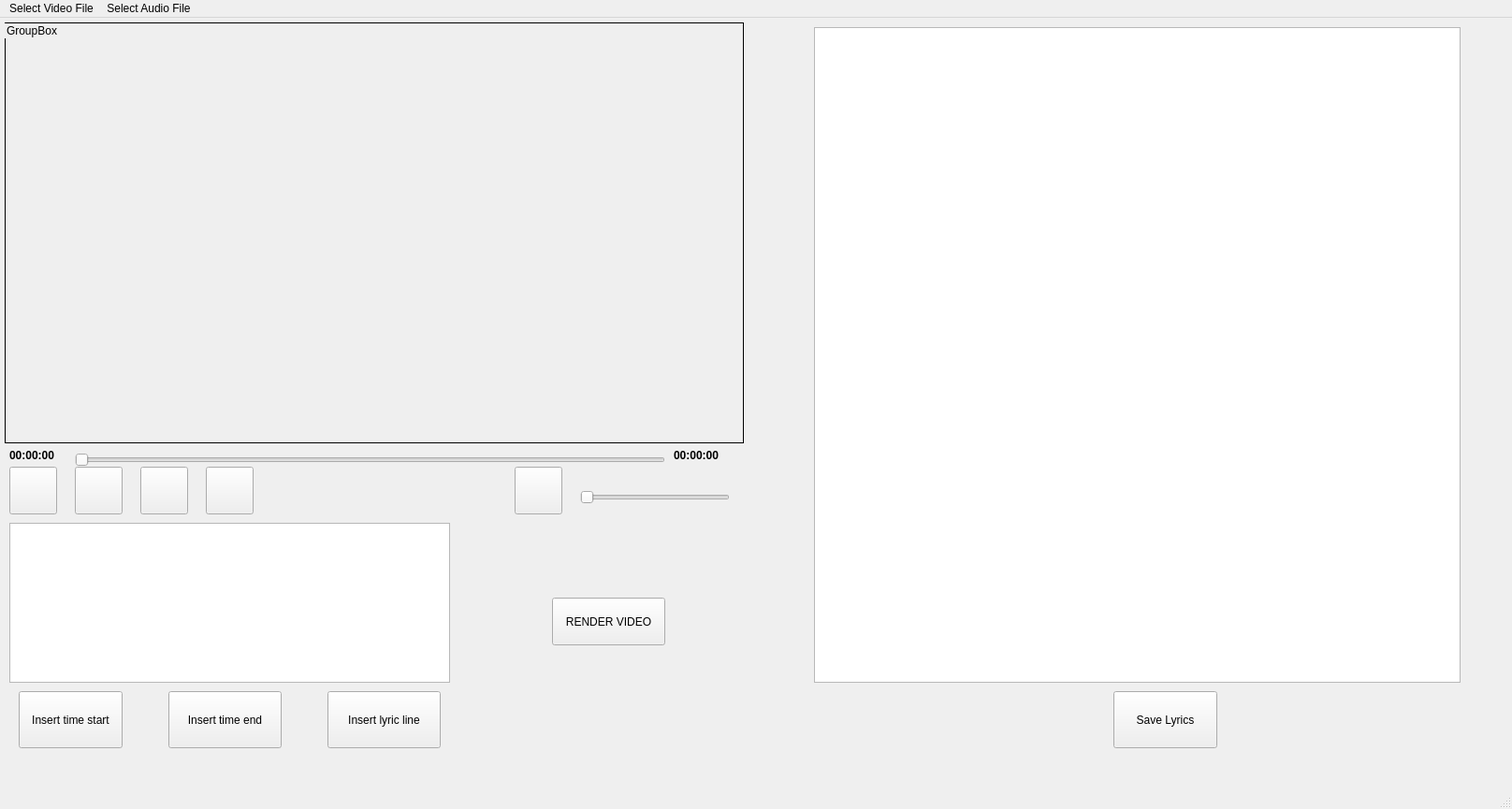
<?xml version="1.0" encoding="UTF-8"?>
<ui version="4.0">
 <class>MainWindow</class>
 <widget class="QMainWindow" name="MainWindow">
  <property name="geometry">
   <rect>
    <x>0</x>
    <y>0</y>
    <width>1616</width>
    <height>865</height>
   </rect>
  </property>
  <property name="windowTitle">
   <string>MainWindow</string>
  </property>
  <widget class="QWidget" name="centralwidget">
   <widget class="QGroupBox" name="groupBox_Video">
    <property name="geometry">
     <rect>
      <x>5</x>
      <y>5</y>
      <width>790</width>
      <height>450</height>
     </rect>
    </property>
    <property name="styleSheet">
     <string notr="true">QGroupBox 
{
	border: 1px solid black;
}</string>
    </property>
    <property name="title">
     <string>GroupBox</string>
    </property>
   </widget>
   <widget class="QPushButton" name="pushButton_seek_backward">
    <property name="geometry">
     <rect>
      <x>10</x>
      <y>480</y>
      <width>51</width>
      <height>51</height>
     </rect>
    </property>
    <property name="text">
     <string/>
    </property>
   </widget>
   <widget class="QPushButton" name="pushButton_play_pause">
    <property name="geometry">
     <rect>
      <x>80</x>
      <y>480</y>
      <width>51</width>
      <height>51</height>
     </rect>
    </property>
    <property name="text">
     <string/>
    </property>
   </widget>
   <widget class="QPushButton" name="pushButton_stop">
    <property name="geometry">
     <rect>
      <x>150</x>
      <y>480</y>
      <width>51</width>
      <height>51</height>
     </rect>
    </property>
    <property name="text">
     <string/>
    </property>
   </widget>
   <widget class="QPushButton" name="pushButton_seek_forward">
    <property name="geometry">
     <rect>
      <x>220</x>
      <y>480</y>
      <width>51</width>
      <height>51</height>
     </rect>
    </property>
    <property name="text">
     <string/>
    </property>
   </widget>
   <widget class="QPushButton" name="pushButton_mute">
    <property name="geometry">
     <rect>
      <x>550</x>
      <y>480</y>
      <width>51</width>
      <height>51</height>
     </rect>
    </property>
    <property name="text">
     <string/>
    </property>
   </widget>
   <widget class="QSlider" name="horizontalSlider_volume">
    <property name="geometry">
     <rect>
      <x>620</x>
      <y>500</y>
      <width>160</width>
      <height>25</height>
     </rect>
    </property>
    <property name="orientation">
     <enum>Qt::Horizontal</enum>
    </property>
   </widget>
   <widget class="QSlider" name="horizontalSlider_progress">
    <property name="geometry">
     <rect>
      <x>80</x>
      <y>460</y>
      <width>631</width>
      <height>25</height>
     </rect>
    </property>
    <property name="orientation">
     <enum>Qt::Horizontal</enum>
    </property>
   </widget>
   <widget class="QLabel" name="label_current_time">
    <property name="geometry">
     <rect>
      <x>10</x>
      <y>460</y>
      <width>71</width>
      <height>16</height>
     </rect>
    </property>
    <property name="font">
     <font>
      <bold>true</bold>
     </font>
    </property>
    <property name="text">
     <string>00:00:00</string>
    </property>
   </widget>
   <widget class="QLabel" name="label_total_time">
    <property name="geometry">
     <rect>
      <x>720</x>
      <y>460</y>
      <width>71</width>
      <height>16</height>
     </rect>
    </property>
    <property name="font">
     <font>
      <bold>true</bold>
     </font>
    </property>
    <property name="text">
     <string>00:00:00</string>
    </property>
   </widget>
   <widget class="QPushButton" name="pushButton_test">
    <property name="geometry">
     <rect>
      <x>590</x>
      <y>620</y>
      <width>121</width>
      <height>51</height>
     </rect>
    </property>
    <property name="text">
     <string>RENDER VIDEO</string>
    </property>
   </widget>
   <widget class="QPlainTextEdit" name="plainTextEdit_subtitle">
    <property name="geometry">
     <rect>
      <x>870</x>
      <y>10</y>
      <width>691</width>
      <height>701</height>
     </rect>
    </property>
   </widget>
   <widget class="QPushButton" name="pushButton_save_subtitles">
    <property name="geometry">
     <rect>
      <x>1190</x>
      <y>720</y>
      <width>111</width>
      <height>61</height>
     </rect>
    </property>
    <property name="text">
     <string>Save Lyrics</string>
    </property>
   </widget>
   <widget class="QPushButton" name="pushButton_insert_time_start">
    <property name="geometry">
     <rect>
      <x>20</x>
      <y>720</y>
      <width>111</width>
      <height>61</height>
     </rect>
    </property>
    <property name="text">
     <string>Insert time start</string>
    </property>
   </widget>
   <widget class="QPushButton" name="pushButton_insert_time_end">
    <property name="geometry">
     <rect>
      <x>180</x>
      <y>720</y>
      <width>121</width>
      <height>61</height>
     </rect>
    </property>
    <property name="text">
     <string>Insert time end</string>
    </property>
   </widget>
   <widget class="QPlainTextEdit" name="plainTextEdit_create_sub">
    <property name="geometry">
     <rect>
      <x>10</x>
      <y>540</y>
      <width>471</width>
      <height>171</height>
     </rect>
    </property>
   </widget>
   <widget class="QPushButton" name="pushButton_insert_subtitle_line">
    <property name="geometry">
     <rect>
      <x>350</x>
      <y>720</y>
      <width>121</width>
      <height>61</height>
     </rect>
    </property>
    <property name="text">
     <string>Insert lyric line</string>
    </property>
   </widget>
  </widget>
  <widget class="QMenuBar" name="menubar">
   <property name="geometry">
    <rect>
     <x>0</x>
     <y>0</y>
     <width>1616</width>
     <height>24</height>
    </rect>
   </property>
   <widget class="QMenu" name="menuSelect_Video_file">
    <property name="title">
     <string>Select Video File</string>
    </property>
    <addaction name="actionOpen"/>
    <addaction name="separator"/>
   </widget>
   <widget class="QMenu" name="menuSelect_Audio_File">
    <property name="title">
     <string>Select Audio File</string>
    </property>
    <addaction name="actionOpen_original_audio"/>
   </widget>
   <addaction name="menuSelect_Video_file"/>
   <addaction name="menuSelect_Audio_File"/>
  </widget>
  <widget class="QStatusBar" name="statusbar"/>
  <action name="actionOpen">
   <property name="text">
    <string>Open Music Video</string>
   </property>
  </action>
  <action name="actionOpen_original_audio">
   <property name="text">
    <string>Open original audio</string>
   </property>
  </action>
  <action name="actionOpen_Music_Video">
   <property name="text">
    <string>Open Music Video</string>
   </property>
  </action>
 </widget>
 <resources/>
 <connections/>
</ui>
